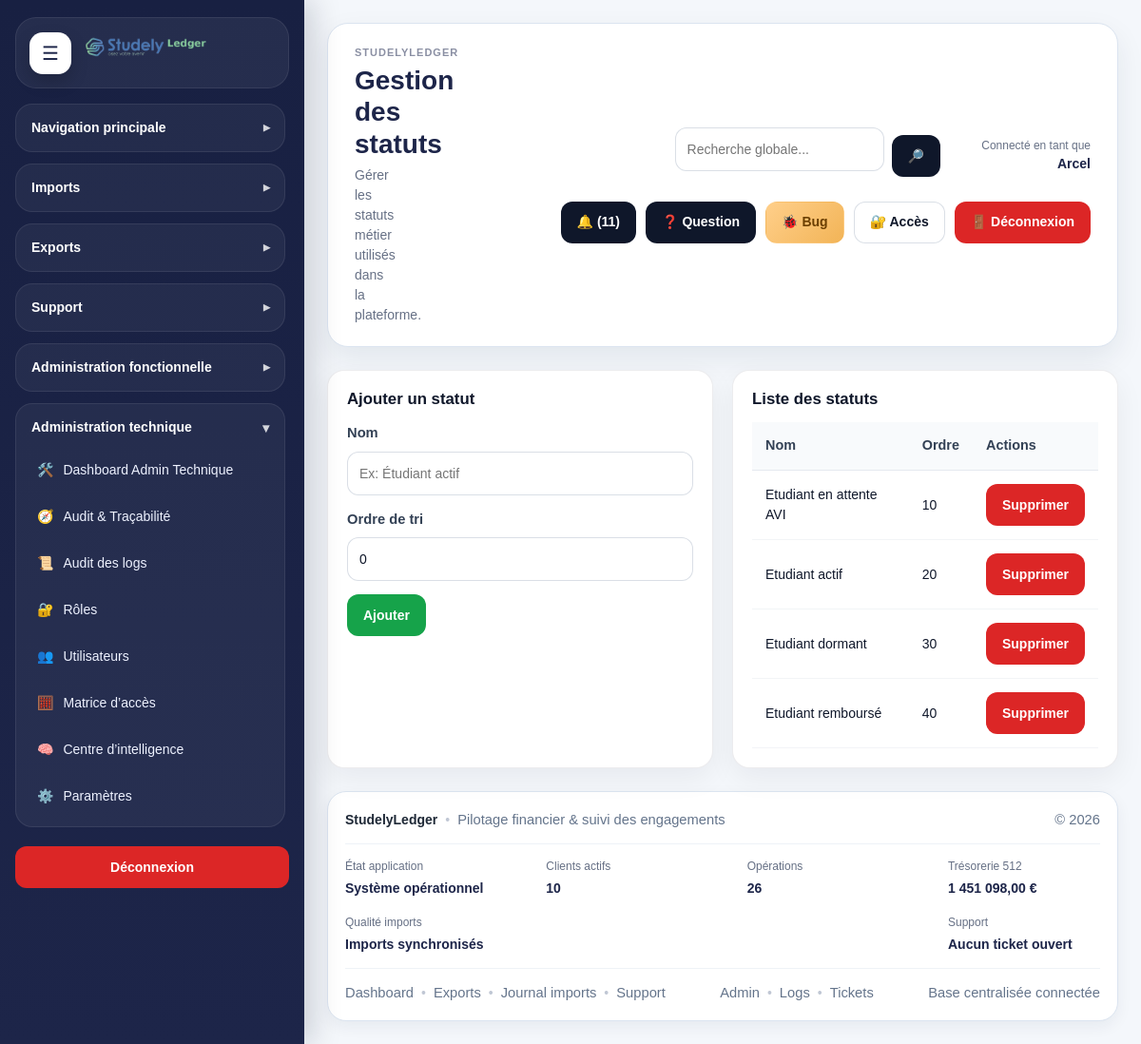
The app's page /modules/admin/statuses.php (signed in) with its own data.
### tables this page shows
CREATE TABLE `statuses` (
  `id` int(11) NOT NULL,
  `name` varchar(150) NOT NULL,
  `sort_order` int(11) NOT NULL DEFAULT 0,
  `created_at` datetime NOT NULL DEFAULT current_timestamp()
);

### includes/admin_functions.php (called while the page is built, shortened)
<?php
if (!function_exists('e')) {
    function e(?string $value): string
    {
        return htmlspecialchars((string)($value ?? ''), ENT_QUOTES, 'UTF-8');
    }
}
if (!function_exists('tableExists')) {
    function tableExists(PDO $pdo, string $tableName): bool
    {
        $stmt = $pdo->prepare("
            SELECT COUNT(*)
            FROM information_schema.TABLES
            WHERE TABLE_SCHEMA = DATABASE()
              AND TABLE_NAME = ?
        ");
        $stmt->execute([$tableName]);
        return (int)$stmt->fetchColumn() > 0;
    }
}
        ?>

### modules/admin/statuses.php (the view, shortened to what this page needs)
<?php
$pdo = getPDO();
require_once __DIR__ . '/../../includes/admin_functions.php';
$statuses = tableExists($pdo, 'statuses')
    ? $pdo->query("
        SELECT *
        FROM statuses
        ORDER BY sort_order ASC, name ASC
    ")->fetchAll(PDO::FETCH_ASSOC)
    : [];
require_once __DIR__ . '/../../includes/document_start.php';
?>
<div class="layout">
    <?php require_once __DIR__ . '/../../includes/sidebar.php'; ?>
    <div class="main">
        <?php require_once __DIR__ . '/../../includes/header.php'; ?>
        <div class="dashboard-grid-2">
            <div class="form-card">
                <h3 class="section-title">Ajouter un statut</h3>
                <form method="POST">
                    <label>Nom</label>
                    <input type="text" name="name" placeholder="Ex: Étudiant actif" required>
                    <label>Ordre de tri</label>
                    <input type="number" name="sort_order" value="0">
                    <div class="btn-group">
                        <button type="submit" class="btn btn-success">Ajouter</button>
                    </div>
                </form>
            </div>
            <div class="table-card">
                <h3 class="section-title">Liste des statuts</h3>
                <table>
                    <thead>
                        <tr>
                            <th>Nom</th>
                            <th>Ordre</th>
                            <th>Actions</th>
                        </tr>
                    </thead>
                    <tbody>
                        <?php if (!$statuses): ?>
                            <tr>
                                <td colspan="3">Aucun statut trouvé.</td>
                            </tr>
                        <?php else: ?>
                            <?php foreach ($statuses as $status): ?>
                                <tr>
                                    <td><?= e($status['name']) ?></td>
                                    <td><?= (int)$status['sort_order'] ?></td>
                                    <td>
                                        <a
                                            href="<?= e(APP_URL) ?>modules/admin/statuses.php?delete=<?= (int)$status['id'] ?>"
                                            class="btn btn-danger"
                                            onclick="return confirm('Supprimer ce statut ?')"
                                        >
                                            Supprimer
                                        </a>
                                    </td>
                                </tr>
                            <?php endforeach; ?>
                        <?php endif; ?>
                    </tbody>
                </table>
            </div>
        </div>
        <?php require_once __DIR__ . '/../../includes/footer.php'; ?>
    </div>
</div>
<?php require_once __DIR__ . '/../../includes/document_end.php'; ?>

### assets/css/style.css (style rules this page uses)
:root { --bg:#f4f7fb; --surface:#ffffff; --surface-soft:#f8fbff; --border:#dbe4f0; --border-strong:#c8d5e6; --text:#1f2937; --muted:#667085; --heading:#1d2549; --primary:#1d2549; --primary-2:#2f4db8; --primary-soft:#eef2ff; --success:#117a4f; --success-soft:#e8f8f0; --danger:#b42318; --danger-soft:#fff1f2; --warning:#b54708; --warning-soft:#fff7ed; --info:#175cd3; --info-soft:#eff6ff; --shadow-sm:0 6px 16px rgba(18, 38, 63, 0.06); --shadow-md:0 12px 30px rgba(18, 38, 63, 0.08); --shadow-lg:0 18px 45px rgba(18, 38, 63, 0.12); --radius-sm:12px; --radius-md:18px; --radius-lg:24px; --sidebar-width:320px; --sidebar-width-collapsed:96px; }
*, *::before, *::after { box-sizing:border-box; }
html, body { margin:0; padding:0; min-height:100%; }
body { font-family:Arial, Helvetica, sans-serif; font-size:14px; line-height:1.5; color:var(--text); background:var(--bg); }
.layout { display:flex; min-height:100vh; width:100%; }
.main { flex:1 1 auto; min-width:0; padding:24px; }
h1,h2,h3,h4,h5,h6 { margin:0 0 12px 0; color:var(--heading); line-height:1.2; }
h3 { font-size:20px; }
.section-title { margin-bottom:14px; }
.card, .form-card, .table-card, .dashboard-panel { background:var(--surface); border:1px solid var(--border); border-radius:var(--radius-md); box-shadow:var(--shadow-sm); padding:20px; }
.dashboard-grid-2 { display:grid; grid-template-columns:repeat(2, minmax(0, 1fr)); gap:20px; }
.btn-group { display:flex; gap:10px; flex-wrap:wrap; align-items:center; }
.btn { display:inline-flex; align-items:center; justify-content:center; gap:8px; min-height:42px; padding:10px 16px; border-radius:14px; border:1px solid transparent; font-weight:700; font-size:14px; cursor:pointer; transition:transform .16s ease, box-shadow .16s ease, opacity .16s ease, background .16s ease, border-color .16s ease; text-decoration:none; white-space:nowrap; }
.btn-success { color:#fff; background:linear-gradient(135deg, #138a59 0%, #16a36a 100%); }
.btn-danger { color:#fff; background:linear-gradient(135deg, #b42318 0%, #d92d20 100%); }
form { margin:0; }
label { display:block; margin:0 0 6px 0; font-weight:600; color:var(--heading); }
input[type="text"], input[type="email"], input[type="password"], input[type="number"], input[type="date"], input[type="file"], select, textarea { width:100%; border:1px solid var(--border); border-radius:14px; padding:12px 14px; font-size:14px; background:#fff; color:var(--text); outline:none; transition:border-color .16s ease, box-shadow .16s ease, background .16s ease; margin-bottom:14px; }
table { width:100%; border-collapse:collapse; background:#fff; }
thead th { text-align:left; font-size:13px; color:var(--heading); background:#f3f7fc; border-bottom:1px solid var(--border); padding:12px 10px; }
tbody td { border-bottom:1px solid #edf2f7; padding:12px 10px; vertical-align:top; }
.main { overflow-x: hidden; }
.layout, .main, .sl-grid, .sl-card, .sl-chart-box { scroll-behavior: auto !important; }
html { scroll-behavior: auto; }

### records on screen
statuses: name "Etudiant en attente AVI", sort_order "10"
statuses: name "Etudiant actif", sort_order "20"
statuses: name "Etudiant dormant", sort_order "30"
statuses: name "Etudiant remboursé", sort_order "40"

### other values on screen
APP_NAME "STUDELYLEDGER"
$title "Gestion des statuts"
$subtitle "Gérer les statuts métier utilisés dans la plateforme."
$currentUser "Arcel"
$notificationCount "11"
APP_NAME "StudelyLedger"
$footerSystemStatus "Système opérationnel"
$totalActiveClients "10"
$totalOperations "26"
$totalTreasuryBalance "1 451 098,00"
$footerDataStatus "Imports synchronisés"
$footerSupportStatus "Aucun ticket ouvert"
